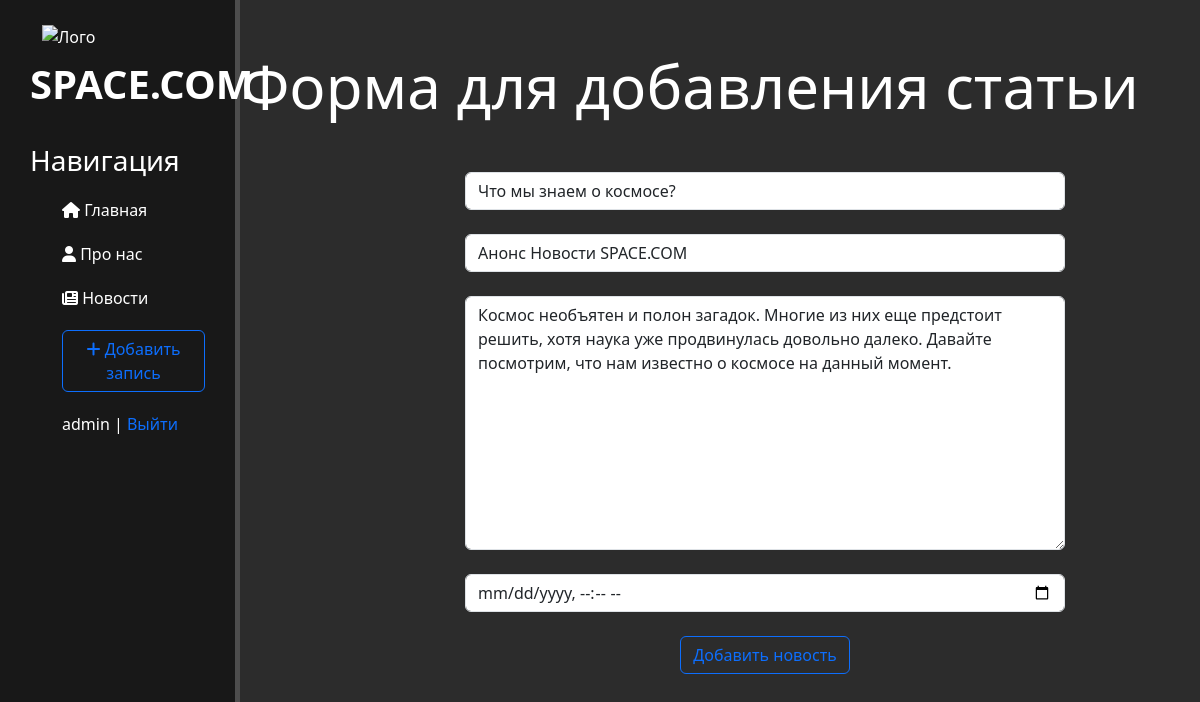
/news/3/update (signed in), run on the app's committed database.
### news/models.py (models this page shows, shortened)
class Articles(models.Model):
    title = models.CharField('Название', max_length = 50) # max 250 символов
    anons = models.CharField('Анонс', max_length = 250)
    full_text = models.TextField('Статья')
    date = models.DateTimeField('Дата и время публикации')
    cat = models.ForeignKey('Category', on_delete=models.PROTECT, null = True)
    class Meta:
        verbose_name = 'Новость'
        verbose_name_plural = 'Новости'

### news/views.py (the view)
# urls.py: path('<int:pk>/update', views.NewsUpdateView.as_view(), name ='news-update'),
class NewsUpdateView(UpdateView):
    model = Articles
    template_name = 'news/create.html'
    form_class = ArticlesForm

### news/forms.py
class ArticlesForm(ModelForm):
    class Meta:
        model = Articles
        fields = ['title','anons','full_text','date']
        widgets = {
            "title": TextInput(attrs={
                'class': 'form-control',
                'placeholder': 'Название статьи'
            }),
            "anons": TextInput(attrs={
                'class': 'form-control',
                'placeholder': 'Анонс статьи'
            }),
            "date": DateTimeInput(attrs={
                'type': 'datetime-local',
                'class': 'form-control',
                'placeholder': 'Дата публикации'
            }),
            "full_text": Textarea(attrs={
                'class': 'form-control',
                'placeholder': 'Текст статьи'
            }),
        }

### news/templates/news/create.html (shortened to what this page needs)
{% extends 'main/layout.html' %} # наследуемся от layout.html
{% block content %}
    <div class="features">
        <h1>Форма для добавления статьи</h1>
        <form method="post">
            {{ form.title }} <br>
            {{ form.anons }} <br>
            {{ form.full_text }} <br>
            {{ form.date }}<br>
            <button class="btn btn-outline-primary" type="submit">Добавить новость</button>
        </form>
    </div>
{% endblock %}

### main/templates/main/layout.html (shortened to what this page needs)
{% load static %}
<!doctype html>
<html lang="en">
<head>
    <link rel="stylesheet" href="https://cdn.jsdelivr.net/npm/bootstrap@5.3.2/dist/css/bootstrap.min.css">
    <link rel="stylesheet" href="{% static 'main/css/main.css' %}">
</head>
<body>
    <aside>
        <img src="{% static 'main/img/jackal.png' %}" alt="Лого">
        <span class="logo">SPACE.COM</span>
        <h3>Навигация</h3>
        <ul>
            <a href="{% url 'home' %}" ><li><i class="fa-solid fa-house"></i> Главная</li></a>
            <a href="{% url 'about' %}"><li><i class="fa-solid fa-user"></i> Про нас</li></a>
            <a href="{% url 'news_home' %}"><li><i class="fa-solid fa-newspaper"></i> Новости</li></a>
            <a href="{% url 'create' %}"><li><button  class="btn btn-outline-primary"><i class="fa-solid fa-plus"></i> Добавить запись</button></li></a>
            {% if request.user.is_authenticated %}
            <li class="last"> {{user.username}} | <a href="{% url 'logout' %}">Выйти</a></li>
            {% else %}
            <li class="last"><a href="{% url 'register' %}">Регистрация</a> | <a href="{% url 'login' %}">Войти</a></li>
            {% endif %}
        </ul>
    </aside>
    <main>
        {% block content %}
        {% endblock %}
    </main>
</body>
</html>

### main/static/main/css/main.css (style rules this page uses)
body { background: #2c2c2c; }
aside { float: left; background: #181818; width: 20%; padding: 2.5%; height: 230vh; color: #ffffff; border-right: 5px solid #4d4d4d; }
aside img { width: 200px; float: left; position: relative; top: -5px; right: -12px; }
aside .logo { font-size: 40px; margin-left: auto; margin-right: auto; font-weight: bold; }
aside h3 { margin-top: 30px; margin-left: auto; margin-right: auto; }
aside ul { list-style: none; }
aside ul li { color: #ffffff; display: block; margin-top: 20px; transition: transform .6s ease; }
a, u { text-decoration: none; }
main .features { float: left; color: #ffffff; margin-top: 50px; text-align: center; width: 75%; }
.features h1 { font-size: 60px; }
form { margin-left: 25%; width: 600px; margin-top: 50px; }

### data on the page
Articles: title "Что мы знаем о космосе?", anons "Анонс Новости SPACE.COM", full_text "Космос необъятен и полон загадок. Многие из них еще предстоит решить, хотя наука уже продвинулась довольно далеко. Давайте посмотрим, что нам известно о космосе на данный момент."

### other printed values
{{ user.username }} "admin"
